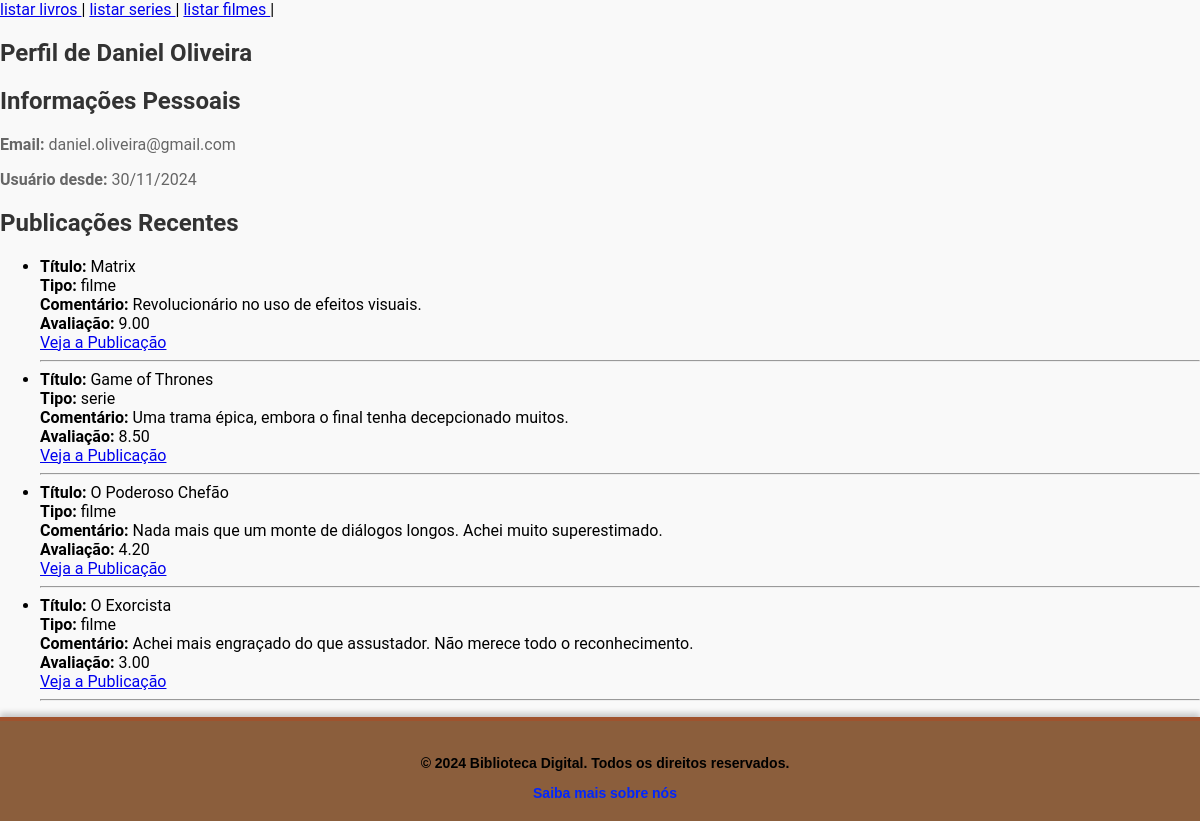
Screenshot of /crud/index_teste.php?pg=perfil/perfil (signed in) with the database file from the repository.
### tables this page shows
CREATE TABLE `posts` (
  `id` int(11) NOT NULL AUTO_INCREMENT,
  `tipo` enum('livro','serie','filme') NOT NULL,
  `titulo` varchar(255) NOT NULL,
  `comentario` text NOT NULL,
  `avaliacao` decimal(4,2) NOT NULL DEFAULT 0.00,
  `usuario_id` int(11) NOT NULL,
  PRIMARY KEY (`id`),
  KEY `usuario_id` (`usuario_id`),
  CONSTRAINT `posts_ibfk_1` FOREIGN KEY (`usuario_id`) REFERENCES `usuarios` (`id`) ON DELETE CASCADE
);

### perfil/perfil.php (the view, shortened to what this page needs)
<?php
include_once("config.inc.php");
?>
<section class="perfil">
    <div class="container">
        <h1 class="titulo-perfil">Perfil de <span class="perfil-nome"><?php
            echo $_SESSION['nome_usuario'];
        ?></span></h1>
        <div class="informacoes-perfil">
            <h2>Informações Pessoais</h2>
            <p><strong>Email:</strong> <?php echo $_SESSION['email_usuario']; ?></p>
            <p><strong>Usuário desde:</strong> <?php echo date('d/m/Y', strtotime($_SESSION['data_cadastro'])); ?></p>
        </div>
        <div class="atividades-perfil">
            <h2>Publicações Recentes</h2>
            <ul>
                <?php
                $usuario_id = $_SESSION['id_usuario'];
                $sql_publicacoes = "SELECT titulo, comentario, avaliacao, tipo FROM posts WHERE usuario_id = $usuario_id";
                $query_publicacoes = mysqli_query($conexao, $sql_publicacoes);
                if (mysqli_num_rows($query_publicacoes) > 0) {
                    while ($publicacao = mysqli_fetch_array($query_publicacoes)) {
                        $url_publicacao = '';
                        if ($publicacao['tipo'] === 'filme') {
                            $url_publicacao = 'http://localhost/projetopw/index.php?pg=bate-papo/bate-papo_filme';
                        } elseif ($publicacao['tipo'] === 'serie') {
                            $url_publicacao = 'http://localhost/projetopw/index.php?pg=bate-papo/bate-papo_serie';
                        } elseif ($publicacao['tipo'] === 'livro') {
                            $url_publicacao = 'http://localhost/projetopw/index.php?pg=bate-papo/bate-papo_livro';
                        }
                        echo "<li><strong>Título:</strong> {$publicacao['titulo']}<br>";
                        echo "<strong>Tipo:</strong> {$publicacao['tipo']}<br>";
                        echo "<strong>Comentário:</strong> {$publicacao['comentario']}<br>";
                        echo "<strong>Avaliação:</strong> {$publicacao['avaliacao']}<br>";
                        echo "<a href='{$url_publicacao}' class='btn-publicacao'>Veja a Publicação</a><br><hr>";
                    }
                } else {
                    echo "<li>Você ainda não fez nenhuma publicação.</li>";
                }
                ?>
            </ul>
        </div>
    </div>
</section>

### style/global.css (style rules this page uses)
body { display: flex; flex-direction: column; font-family: 'Roboto', sans-serif; background-color: #f9f9f9; }
h1, h2 { color: #333; }
p { color: #666; }
html, body { height: 100%; margin: 0; padding: 0; }

### rows the page displays
posts: titulo "Matrix", tipo "filme", comentario "Revolucionário no uso de efeitos visuais.", avaliacao "9.00"
posts: titulo "Game of Thrones", tipo "serie", comentario "Uma trama épica, embora o final tenha decepcionado muitos.", avaliacao "8.50"
posts: titulo "O Poderoso Chefão", tipo "filme", comentario "Nada mais que um monte de diálogos longos. Achei muito superestimado.", avaliacao "4.20"
posts: titulo "O Exorcista", tipo "filme", comentario "Achei mais engraçado do que assustador. Não merece todo o reconhecimento.", avaliacao "3.00"

### other values shown
$_SESSION['nome_usuario'] "Daniel Oliveira"
$_SESSION['email_usuario'] "daniel.oliveira@gmail.com"
date('d/m/Y', strtotime($_SESSION['data_cadastro'])) "30/11/2024"
